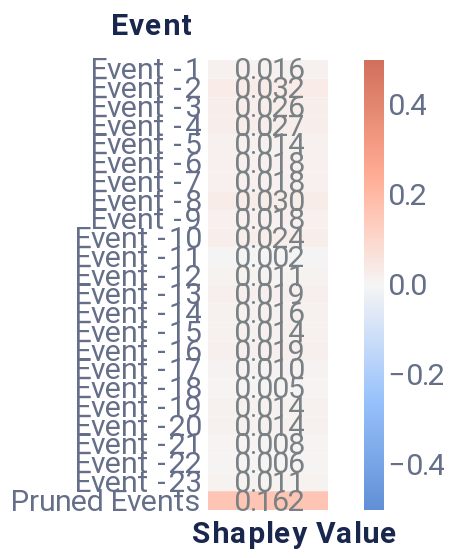

Notebook code cell kept with this figure:
### Markdown cell above
##### Event-level explanation

### Code cell
event_dict = {'rs': 42, 'nsamples': 32000}
event_data = local_event(f, pos_x_data, event_dict, positive_sequence_id, sequence_id_feat, average_event, pruning_idx)
event_plot = plot_event_heatmap(event_data)
event_plot

### Figure 1 — Vega-Lite specification as saved in the notebook (floating-point values rounded to 4 significant figures)
{"config": {"axis": {"domain": true, "domainColor": "#666F89", "grid": false, "gridCap": "round", "gridColor": "#B3B7C4", "gridDash": [2, 4], "gridWidth": 0.5, "labelColor": "#666F89", "labelFont": "Roboto, Arial, sans-serif", "labelPadding": 2, "tickColor": "#666F89", "tickOpacity": 0.5, "tickSize": 4, "titleColor": "#19274E", "titleFont": "Roboto, Arial, sans-serif", "titleFontSize": 12}, "axisBand": {"domain": true, "labelPadding": 4, "ticks": false}, "axisY": {"domain": false, "titleAlign": "left", "titleAngle": 0, "titleX": -20, "titleY": -10}, "legend": {"labelColor": "#666F89", "labelFont": "Roboto, Arial, sans-serif", "labelFontSize": 12, "symbolSize": 40, "titleColor": "#19274E", "titleFont": "Roboto, Arial, sans-serif", "titleFontSize": 12, "titlePadding": 4}, "arc": {"stroke": "#FFFFFF", "strokeWidth": 1}, "bar": {"fill": "#2770EB", "stroke": null}, "line": {"stroke": "#2770EB", "strokeWidth": 2}, "path": {"stroke": "#2770EB", "strokeWidth": 0.5}, "point": {"fill": "#2770EB", "shape": "circle", "filled": true}, "rect": {"fill": "#2770EB"}, "rule": {"stroke": "#666F89"}, "shape": {"stroke": "#2770EB"}, "text": {"color": "#19274E", "font": "Roboto, Arial, sans-serif", "fontSize": 12}, "range": {"category": ["#2770EB", "#77B98A", "#DA5252", "#FFC400", "#A87AEA", "#00A39E", "#19274E"], "diverging": ["#006360", "#2BB3AE", "#96D9D7", "#FFFFFF", "#EDAAAA", "#DA5252", "#811D1D"], "heatmap": ["#18448F", "#1B4EA5", "#2770EB", "#4C88EE", "#82ACF3", "#A6C4F7", "#E9F1FD"], "ramp": ["#18448F", "#1B4EA5", "#2770EB", "#4C88EE", "#82ACF3", "#A6C4F7", "#E9F1FD"]}, "background": "#FFFFFF", "group": {"fill": "#FFFFFF"}, "header": {"labelColor": "#19274E", "labelFont": "Roboto, Arial, sans-serif", "labelFontSize": 12, "titleColor": "#19274E", "titleFont": "Roboto, Arial, sans-serif", "titleFontSize": 16}, "title": {"anchor": "start", "color": "#19274E", "font": "Roboto, Arial, sans-serif", "fontSize": 20, "fontWeight": "bold", "offset": 20, "subtitleColor": "#19274E", "subtitleFontSize": 16}, "view": {"continuousHeight": 300, "continuousWidth": 400, "stroke": "transparent"}}, "layer": [{"mark": "rect", "encoding": {"color": {"type": "quantitative", "field": "rounded", "legend": {"gradientLength": 225, "gradientThickness": 10, "labelFontSize": 15, "orient": "right"}, "scale": {"domain": [-0.5, 0.5], "range": ["#5f8fd6", "#99c3fb", "#f5f5f5", "#ffaa92", "#d16f5b"]}, "title": null}, "x": {"type": "ordinal", "axis": {"title": "Shapley Value", "titleFontSize": 15}, "field": "column"}, "y": {"type": "ordinal", "axis": {"domain": false, "labelFontSize": 15, "title": "Event", "titleFontSize": 15, "titleX": -49}, "field": "Feature", "sort": ["Event -1", "Event -2", "Event -3", "Event -4", "Event -5", "Event -6", "Event -7", "Event -8", "Event -9", "Event -10", "Event -11", "Event -12", "Event -13", "Event -14", "Event -15", "Event -16", "Event -17", "Event -18", "Event -19", "Event -20", "Event -21", "Event -22", "Event -23", "Pruned Events"]}}}, {"mark": {"type": "text", "align": "right", "baseline": "middle", "color": "#798184", "dx": 18, "fontSize": 15}, "encoding": {"text": {"type": "nominal", "field": "rounded_str"}, "x": {"type": "ordinal", "axis": {"domain": false, "labels": false, "title": "Shapley Value", "titleX": 43}, "field": "column"}, "y": {"type": "ordinal", "axis": {"domain": false, "labelFontSize": 15, "title": "Event", "titleFontSize": 15, "titleX": -49}, "field": "Feature", "sort": ["Event -1", "Event -2", "Event -3", "Event -4", "Event -5", "Event -6", "Event -7", "Event -8", "Event -9", "Event -10", "Event -11", "Event -12", "Event -13", "Event -14", "Event -15", "Event -16", "Event -17", "Event -18", "Event -19", "Event -20", "Event -21", "Event -22", "Event -23", "Pruned Events"]}}}], "data": {"name": "data-fa14adf077a5e93ea9a36a019ded6981"}, "height": 225, "width": 60, "$schema": "https://vega.github.io/schema/vega-lite/v4.8.1.json", "datasets": {"data-fa14adf077a5e93ea9a36a019ded6981": [{"Shapley Value": 0.016, "Feature": "Event -1", "row": 1, "column": 1, "rounded": 0.016, "rounded_str": "0.016"}, {"Shapley Value": 0.0321, "Feature": "Event -2", "row": 2, "column": 1, "rounded": 0.032, "rounded_str": "0.032"}, {"Shapley Value": 0.02585, "Feature": "Event -3", "row": 3, "column": 1, "rounded": 0.026, "rounded_str": "0.026"}, {"Shapley Value": 0.02677, "Feature": "Event -4", "row": 4, "column": 1, "rounded": 0.027, "rounded_str": "0.027"}, {"Shapley Value": 0.01421, "Feature": "Event -5", "row": 5, "column": 1, "rounded": 0.014, "rounded_str": "0.014"}, {"Shapley Value": 0.01776, "Feature": "Event -6", "row": 6, "column": 1, "rounded": 0.018, "rounded_str": "0.018"}, {"Shapley Value": 0.01835, "Feature": "Event -7", "row": 7, "column": 1, "rounded": 0.018, "rounded_str": "0.018"}, {"Shapley Value": 0.02957, "Feature": "Event -8", "row": 8, "column": 1, "rounded": 0.03, "rounded_str": "0.030"}, {"Shapley Value": 0.01837, "Feature": "Event -9", "row": 9, "column": 1, "rounded": 0.018, "rounded_str": "0.018"}, {"Shapley Value": 0.02355, "Feature": "Event -10", "row": 10, "column": 1, "rounded": 0.024, "rounded_str": "0.024"}, {"Shapley Value": 0.002317, "Feature": "Event -11", "row": 11, "column": 1, "rounded": 0.002, "rounded_str": "0.002"}, {"Shapley Value": 0.01126, "Feature": "Event -12", "row": 12, "column": 1, "rounded": 0.011, "rounded_str": "0.011"}, {"Shapley Value": 0.01888, "Feature": "Event -13", "row": 13, "column": 1, "rounded": 0.019, "rounded_str": "0.019"}, {"Shapley Value": 0.01601, "Feature": "Event -14", "row": 14, "column": 1, "rounded": 0.016, "rounded_str": "0.016"}, {"Shapley Value": 0.0139, "Feature": "Event -15", "row": 15, "column": 1, "rounded": 0.014, "rounded_str": "0.014"}, {"Shapley Value": 0.01892, "Feature": "Event -16", "row": 16, "column": 1, "rounded": 0.019, "rounded_str": "0.019"}, {"Shapley Value": 0.0103, "Feature": "Event -17", "row": 17, "column": 1, "rounded": 0.01, "rounded_str": "0.010"}, {"Shapley Value": 0.004536, "Feature": "Event -18", "row": 18, "column": 1, "rounded": 0.005, "rounded_str": "0.005"}, {"Shapley Value": 0.01429, "Feature": "Event -19", "row": 19, "column": 1, "rounded": 0.014, "rounded_str": "0.014"}, {"Shapley Value": 0.01402, "Feature": "Event -20", "row": 20, "column": 1, "rounded": 0.014, "rounded_str": "0.014"}, {"Shapley Value": 0.007774, "Feature": "Event -21", "row": 21, "column": 1, "rounded": 0.008, "rounded_str": "0.008"}, {"Shapley Value": 0.005924, "Feature": "Event -22", "row": 22, "column": 1, "rounded": 0.006, "rounded_str": "0.006"}, {"Shapley Value": 0.01063, "Feature": "Event -23", "row": 23, "column": 1, "rounded": 0.011, "rounded_str": "0.011"}, {"Shapley Value": 0.1625, "Feature": "Pruned Events", "row": 24, "column": 1, "rounded": 0.162, "rounded_str": "0.162"}]}}
